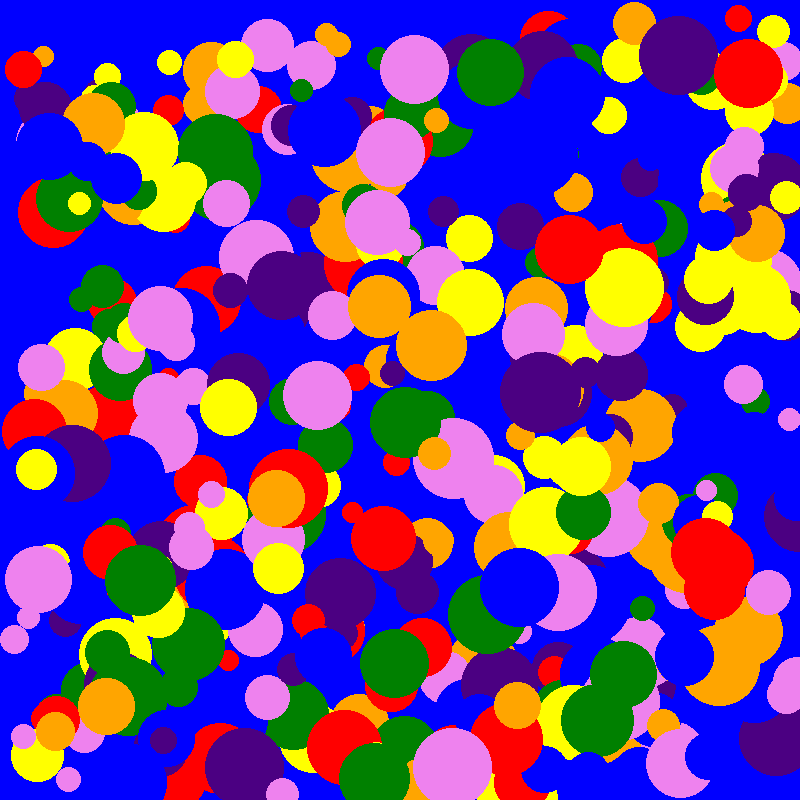

Recreate this plot in Python.
from PIL import Image, ImageDraw
import random

# Define the size of the image
width, height = 800, 800

# Create a new image with white background
img = Image.new('RGB', (width, height), 'blue')
d = ImageDraw.Draw(img)

# Define color palette
color_palette = ['red', 'orange', 'yellow', 'green', 'blue', 'indigo', 'violet']

# Draw circles of different colors and sizes on the image
for _ in range(400):
    radius = random.randint(10, 40)
    color = random.choice(color_palette)
    upper_left_corner = (random.randint(0, width - radius), random.randint(0, height - radius))
    lower_right_corner = (upper_left_corner[0] + radius * 2, upper_left_corner[1] + radius * 2)
    d.ellipse([upper_left_corner, lower_right_corner], fill=color)

# Save the image to a file
img.save('abstract_pattern.png')
